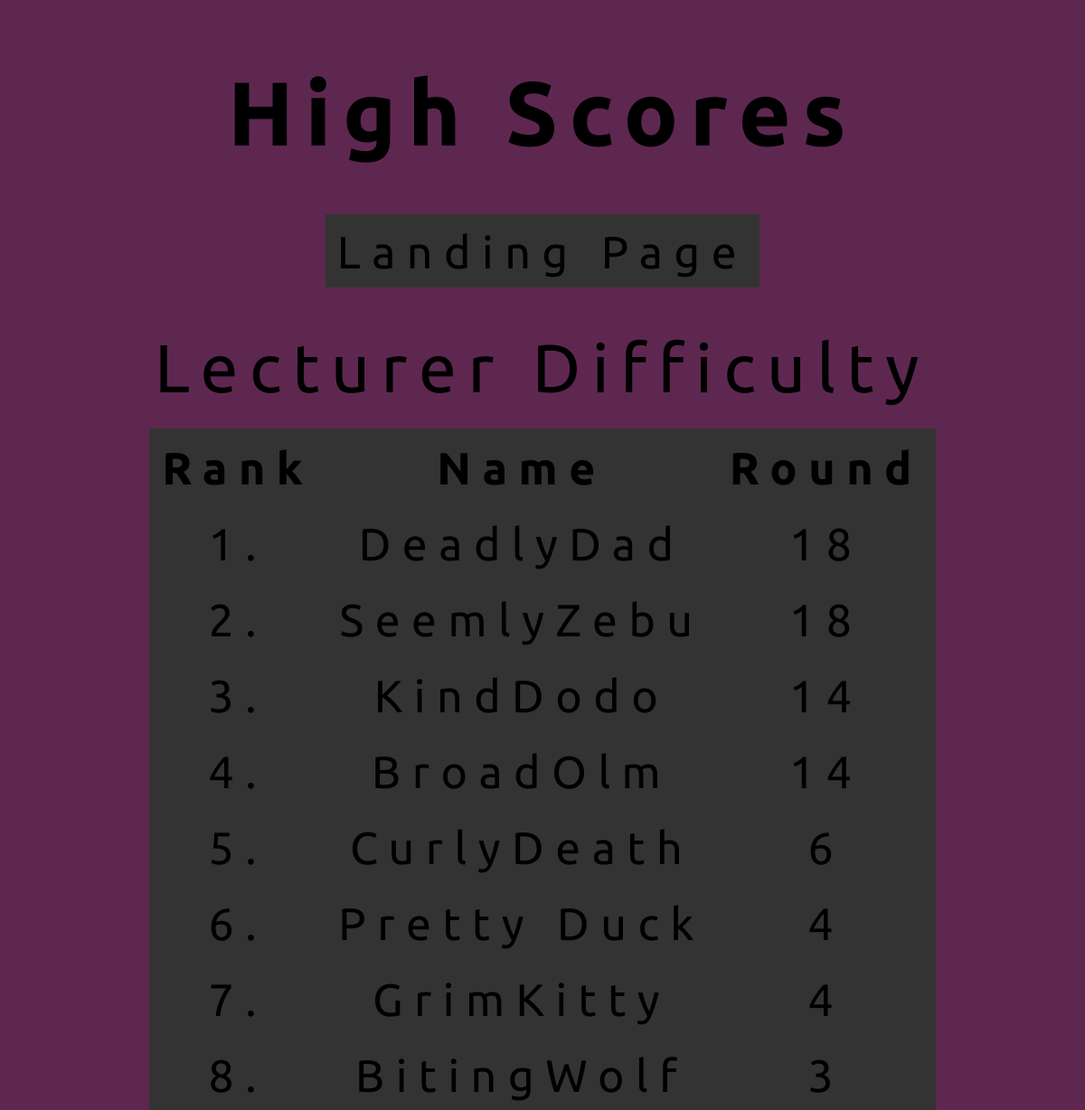
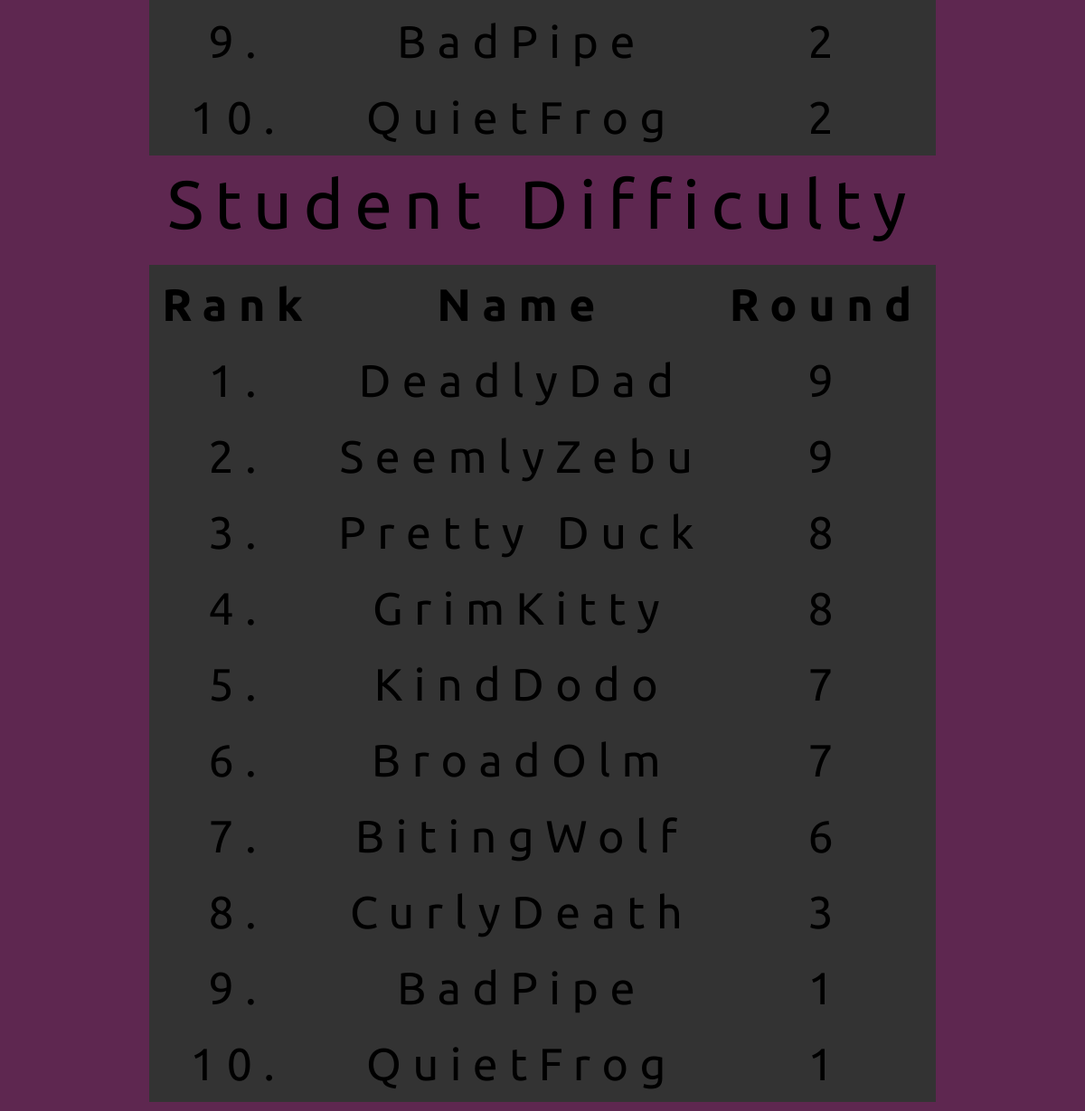
The app's page /high_scores with its own data (2 pictures, top to bottom).
### tables this page shows
CREATE TABLE scoresLecturer
(
    gamer_tag TEXT PRIMARY KEY,
    round INTEGER NOT NULL
);

CREATE TABLE scoresStudent
(
    gamer_tag TEXT PRIMARY KEY,
    round INTEGER NOT NULL
);

### app.py (the view)
@app.route("/high_scores", methods=["GET", "POST"])
def high_scores():
    db = get_db()
    scoresLecturer = db.execute(
        """SELECT * FROM scoresLecturer ORDER BY round DESC LIMIT 10""").fetchall()
    scoresStudent = db.execute(
        """SELECT * FROM scoresStudent ORDER BY round DESC LIMIT 10""").fetchall()
    return render_template("high_scores.html", scoresLecturer=scoresLecturer, scoresStudent=scoresStudent)

### app.py (called while the page is built)
@app.teardown_appcontext
def close_db_at_end_of_request(e=None):
    close_db(e)

### database.py (called while the page is built)
def get_db():
    if "db" not in g:
        g.db = sqlite3.connect(DATABASE,
                               detect_types=sqlite3.PARSE_DECLTYPES
                               )
        g.db.row_factory = sqlite3.Row
    return g.db

### templates/high_scores.html (shortened to what this page needs)
<!DOCTYPE html>
<html lang="en">
    <head>
        <link rel="stylesheet" href="{{url_for('static', filename='game.css')}}"/>
    </head>
    <body>
        <main>
            <h1>High Scores</h1>
            <a href="{{url_for('index')}}">Landing Page</a>
            <br>
            <br>
            <table>
                <caption>Lecturer Difficulty</caption>
                <tr>
                    <th scope="col">Rank</th>
                    <th scope="col">Name</th>
                    <th scope="col">Round</th>
                </tr>
                {% for lecturer in scoresLecturer %}
                <tr>
                    <td>{{loop.index}}.</td>
                    <td>{{lecturer["gamer_tag"]}}</td>
                    <td>{{lecturer["round"]}}</td>
                </tr>
                {% endfor %}
            </table>
            <table>
                <caption>Student Difficulty</caption>
                <tr>
                    <th scope="col">Rank</th>
                    <th scope="col">Name</th>
                    <th scope="col">Round</th>
                </tr>
                {% for student in scoresStudent %}
                <tr>
                    <td>{{loop.index}}.</td>
                    <td>{{student["gamer_tag"]}}</td>
                    <td>{{student["round"]}}</td>
                </tr>
                {% endfor %}
            </table>
        </main>
    </body>
</html>

### static/game.css (style rules this page uses)
caption { width: min-content; margin: 0 auto; font-size: 1.5rem; background-color: #5E2750; width: 100%; padding: 0rem; margin: 0rem; padding-bottom: 0.5rem; }
table { margin: 0 auto; margin-right: 0.5rem; margin-left: 0.5rem; background-color: #333333; display: inline-block; }
td, th { padding: 0.25rem; }
html, body { width: 100%; height: 100%; margin: 0; border: none; background-color: #5E2750; padding: 0; font-family: 'Ubuntu', sans-serif; font-size: 50px; letter-spacing: 0.25rem; }
h1 { font-size: 2rem; }
a { color: black; text-decoration: none; background-color: #333333; padding: 0.25rem; }
main { text-align: center; }

### records on screen
scoresLecturer: gamer_tag "DeadlyDad", round "18"
scoresLecturer: gamer_tag "SeemlyZebu", round "18"
scoresLecturer: gamer_tag "KindDodo", round "14"
scoresLecturer: gamer_tag "BroadOlm", round "14"
scoresLecturer: gamer_tag "CurlyDeath", round "6"
scoresLecturer: gamer_tag "Pretty Duck", round "4"
scoresLecturer: gamer_tag "GrimKitty", round "4"
scoresLecturer: gamer_tag "BitingWolf", round "3"
scoresLecturer: gamer_tag "BadPipe", round "2"
scoresLecturer: gamer_tag "QuietFrog", round "2"
scoresStudent: gamer_tag "DeadlyDad", round "9"
scoresStudent: gamer_tag "SeemlyZebu", round "9"
scoresStudent: gamer_tag "Pretty Duck", round "8"
scoresStudent: gamer_tag "GrimKitty", round "8"
scoresStudent: gamer_tag "KindDodo", round "7"
scoresStudent: gamer_tag "BroadOlm", round "7"
scoresStudent: gamer_tag "BitingWolf", round "6"
scoresStudent: gamer_tag "CurlyDeath", round "3"
scoresStudent: gamer_tag "BadPipe", round "1"
scoresStudent: gamer_tag "QuietFrog", round "1"
